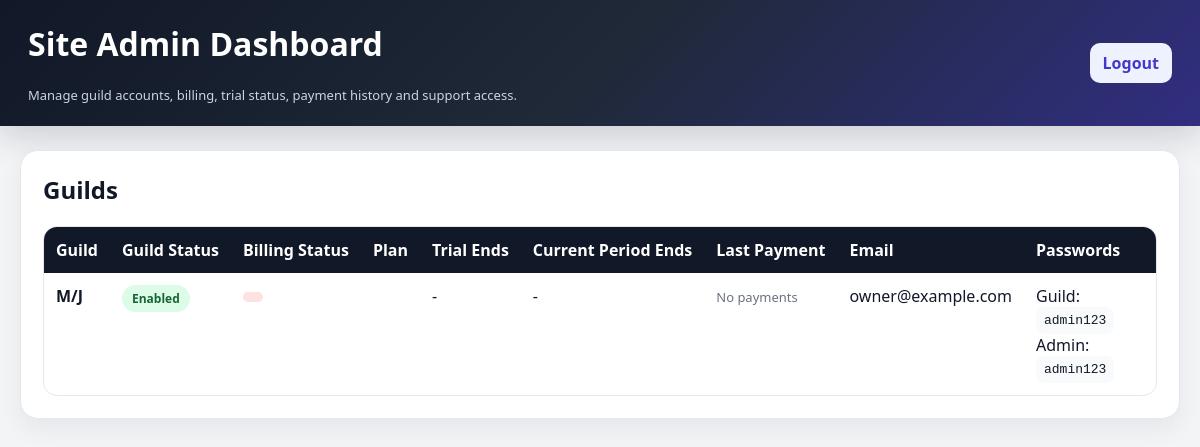
The app's page /site-admin (signed in) with its own data.
### tables this page shows
CREATE TABLE guilds (
            id INTEGER PRIMARY KEY AUTOINCREMENT,
            guild_tag TEXT UNIQUE COLLATE BINARY,
            email TEXT,
            guild_password_hash TEXT,
            admin_password_hash TEXT,
            created_at TEXT,
            updated_at TEXT
        , guild_password_plain TEXT DEFAULT '', admin_password_plain TEXT DEFAULT '', is_disabled INTEGER DEFAULT 0, disabled_reason TEXT DEFAULT '', stripe_customer_id TEXT, stripe_subscription_id TEXT, subscription_status TEXT, trial_ends_at TEXT, current_period_end TEXT, billing_email TEXT, stripe_plan TEXT, manual_billing_override INTEGER DEFAULT 0, manual_billing_reason TEXT, last_payment_at TEXT, last_payment_amount INTEGER, last_payment_currency TEXT, manual_access INTEGER DEFAULT 0, manual_access_reason TEXT, manual_access_until TEXT);

### main.py (the view)
@app.get("/site-admin", response_class=HTMLResponse)
def site_admin_dashboard(request: Request):
    if not is_site_admin(request):
        return RedirectResponse(url="/site-admin/login", status_code=302)
    conn = get_conn()
    rows = conn.execute("""
        SELECT g.*, COUNT(m.id) AS member_count
        FROM guilds g
        LEFT JOIN members m ON m.guild_id = g.id
        GROUP BY g.id
        ORDER BY g.created_at DESC
    """).fetchall()
    conn.close()
    return templates.TemplateResponse(request, "site_admin_dashboard.html", {"guilds": rows})

### templates/site_admin_dashboard.html (shortened to what this page needs)
<!DOCTYPE html>
<html lang="en">
<head>
</head>
<body>
<div class="topbar">
    <div class="topbar-inner">
        <div>
            <h1>Site Admin Dashboard</h1>
            <div class="muted" style="color:#cbd5e1;">Manage guild accounts, billing, trial status, payment history and support access.</div>
        </div>
        <a class="btn" href="/site-admin/logout">Logout</a>
    </div>
</div>
<div class="container">
    <div class="card">
        <h2>Guilds</h2>
        <div class="table-wrap">
            <table>
                <thead>
                    <tr>
                        <th>Guild</th>
                        <th>Guild Status</th>
                        <th>Billing Status</th>
                        <th>Plan</th>
                        <th>Trial Ends</th>
                        <th>Current Period Ends</th>
                        <th>Last Payment</th>
                        <th>Email</th>
                        <th>Passwords</th>
                        <th>Members</th>
                    </tr>
                </thead>
                <tbody>
                    {% for g in guilds %}
                    <tr>
                        <td><strong>{{ g.guild_tag }}</strong></td>
                        <td>
                            {% if g.is_disabled %}
                                <span class="pill bad">Disabled</span>
                                {% if g.disabled_reason %}<div class="muted">{{ g.disabled_reason }}</div>{% endif %}
                            {% else %}
                                <span class="pill ok">Enabled</span>
                            {% endif %}
                        </td>
                        <td>
                            {% if g.manual_access %}
                                <span class="pill info">Manual Active</span>
                                {% if g.manual_access_reason %}<div class="muted">{{ g.manual_access_reason }}</div>{% endif %}
                            {% elif g.subscription_status in ['active', 'trialing'] %}
                                <span class="pill ok">{{ g.billing_status_label }}</span>
                            {% elif g.subscription_status in ['pending_billing', 'not_started', '', None] %}
                                <span class="pill warn">{{ g.billing_status_label }}</span>
                            {% else %}
                                <span class="pill bad">{{ g.billing_status_label }}</span>
                            {% endif %}
                        </td>
                        <td><strong>{{ g.plan_label }}</strong><br></td>
                        <td>{{ g.trial_ends_at or '-' }}</td>
                        <td>{{ g.current_period_end or '-' }}</td>
                        <td>
                            {% if g.last_payment_amount %}
                                £{{ '%.2f'|format((g.last_payment_amount or 0) / 100) }}<br>
                                <span class="muted">{{ g.last_payment_at }}</span>
                            {% else %}
                                <span class="muted">No payments</span>
                            {% endif %}
                        </td>
                        <td>{{ g.email }}{% if g.billing_email and g.billing_email != g.email %}<br><span class="muted">Billing: {{ g.billing_email }}</span>{% endif %}</td>
                        <td>
                            Guild: <span class="password-cell">{{ g.guild_password_plain or 'Not stored' }}</span><br>
                            Admin: <span class="password-cell">{{ g.admin_password_plain or 'Not stored' }}</span>
                        </td>
                        <td>{{ g.member_count }}</td>
                    </tr>
                    {% endfor %}
                </tbody>
            </table>
        </div>
    </div>
</div>
</body>
</html>

### templates/site_admin_dashboard.html (style rules this page uses)
* { box-sizing: border-box; font-family: "Segoe UI", Arial, sans-serif; }
body { margin: 0; background: #f3f4f6; color: #111827; }
.topbar { background: linear-gradient(135deg,#111827,#1f2937,#312e81); color:white; padding:22px 28px; box-shadow:0 12px 30px rgba(15,23,42,.16); }
.topbar-inner { max-width: 1500px; margin: 0 auto; display:flex; justify-content:space-between; align-items:center; gap:16px; }
.container { max-width: 1500px; margin:24px auto; padding:0 20px 24px; }
.card { background:white; border-radius:18px; padding:22px; box-shadow:0 10px 24px rgba(15,23,42,.06); border:1px solid #e2e8f0; }
h1, h2 { margin-top: 0; }
.btn { display:inline-block; text-decoration:none; background:#eef2ff; color:#4338ca; padding:9px 13px; border-radius:10px; font-weight:700; border:0; cursor:pointer; }
.table-wrap { overflow-x:auto; border-radius:14px; border:1px solid #e5e7eb; }
table { width:100%; min-width:1450px; border-collapse:collapse; }
th { background:#111827; color:white; text-align:left; padding:12px; white-space:nowrap; }
td { padding:12px; border-bottom:1px solid #e5e7eb; vertical-align:top; }
tr:last-child td { border-bottom:0; }
.muted { color:#6b7280; font-size:13px; }
.password-cell { font-family: Consolas, monospace; font-size: 13px; background:#f8fafc; border-radius:8px; padding:6px 8px; display:inline-block; }
.pill { display:inline-block; padding:5px 10px; border-radius:999px; font-size:12px; font-weight:800; white-space:nowrap; }
.ok { background:#dcfce7; color:#166534; }
.bad { background:#fee2e2; color:#991b1b; }

### records on screen
guilds: guild_tag "M/J", is_disabled "Enabled", trial_ends_at "-", current_period_end "-", email "owner@example.com", guild_password_plain "admin123", admin_password_plain "admin123"
